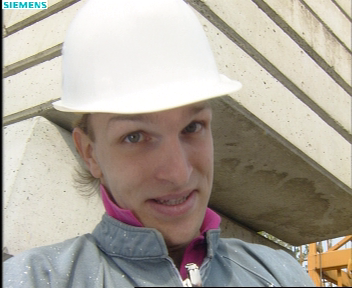
%> input picture HW3/foreman_yuv_150.png, 352 x 288 px
$ octave runHW3Prob1c.m   (GNU Octave 9; MATLAB toolbox functions it lacks are replaced by stand-ins)
%> lines starting %> are read from the running program, lines starting %| are printed output that depends on the picture
% This is the main script for Homework 3 Problem 1 for ECE5578.
% Clear the workspace.
clear all;
close all;

% Read the frames into memory.
im1 = double(rgb2gray(imread('foreman_yuv_150.png')));
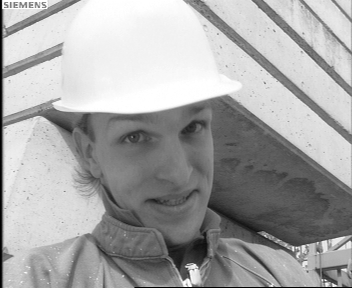
%> im1: size 288x352 double; min 0, max 255, mean 165.4
im2 = double(rgb2gray(imread('foreman_yuv_151.png')));
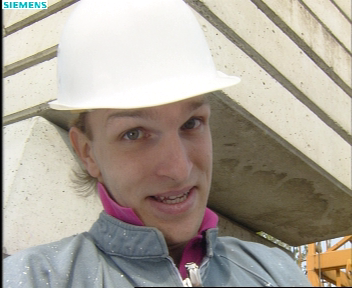
%> input picture HW3/foreman_yuv_151.png, 352 x 288 px
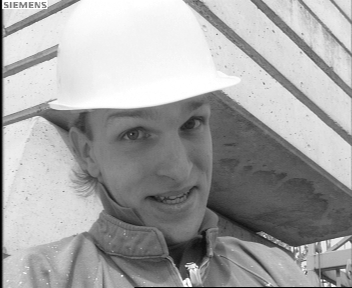
%> im2: size 288x352 double; min 0, max 255, mean 164.3
im3 = double(rgb2gray(imread('foreman_yuv_152.png')));
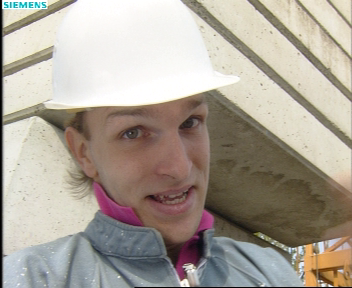
%> input picture HW3/foreman_yuv_152.png, 352 x 288 px
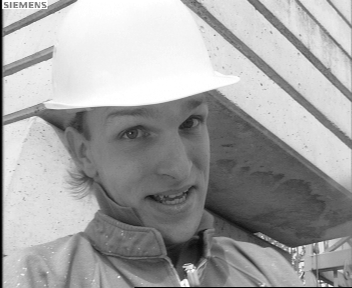
%> im3: size 288x352 double; min 0, max 255, mean 163.7

% Display the original frames.
figure(1);
subplot(1,3,1)
imagesc(im1)
colormap('gray')
title('Foreman Frame #150')

subplot(1,3,2)
imagesc(im2)
colormap('gray')
title('Foreman Frame #151')

subplot(1,3,3)
imagesc(im3)
colormap('gray')
title('Foreman Frame #152')
close all;

% This will loop over the image, splitting it into blocks of size 8x8, and
% calling the function 'getBlkMotion' to estimate the block motion.
blkSize = 4;
[h,w,d] = size(im1);
%> h = 288; w = 352; d = 1
xBlks = ceil(w/blkSize);
%> xBlks = 88
yBlks = ceil(h/blkSize);
%> yBlks = 72
imBlocks = cell(yBlks,xBlks);
for y = 1:yBlks
    yLoc = (y-1)*blkSize+1;
    if y == yBlks
        yRange = [yLoc:h];
    else
        yRange = [yLoc:y*blkSize];
    end
    for x = 1:xBlks
        xLoc = (x-1)*blkSize+1;
        if x == xBlks
            xRange = [xLoc:w];
        else
            xRange = [xLoc:x*blkSize];
        end
        imBlocks{y,x} = im2(yRange,xRange);
    end
end
%> after the loop, imBlocks = 6336 items; xRange = [349 350 351 352]; yRange = [285 286 287 288]

% This loop will comput ethe motion vectors and the residual block. First,
% initialize the motion estimation range, as well as the pel value.
pel = 1;
if or(pel == 0.5,pel == 0.25)
    im1 = bilinearInterpolation(im1, (1/pel)*[h, w]);
    im2 = bilinearInterpolation(im2, (1/pel)*[h, w]);
    im3 = bilinearInterpolation(im3, (1/pel)*[h, w]);
end
range = 12;
mv1Blks = cell(yBlks,xBlks);
mv2Blks = cell(yBlks,xBlks);
resBlks = cell(yBlks,xBlks);
sadCounter = 0;
%> (the run ends here)
